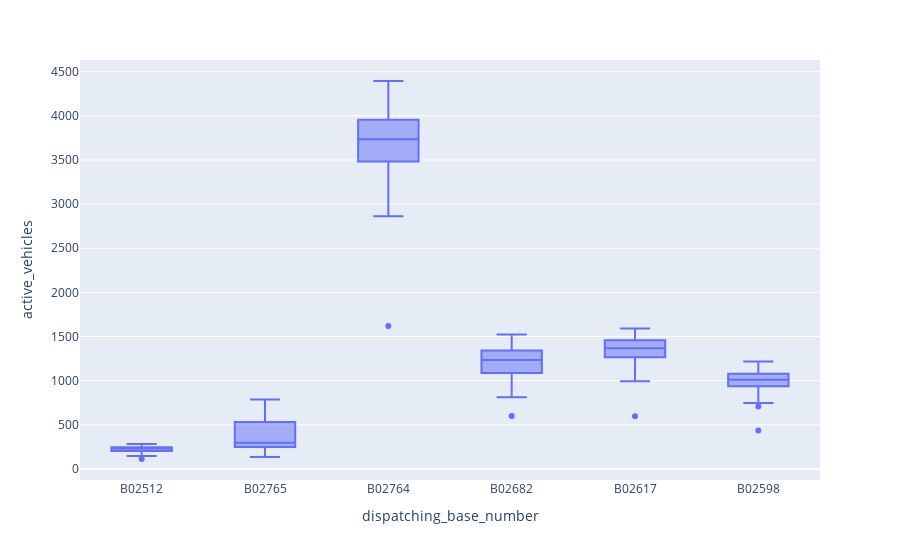

The notebook cell this image was saved under:
### Code cell
px.box(x='dispatching_base_number' , y='active_vehicles' , data_frame=uber_foil)

### Figure 1 — Plotly figure (JSON) as saved in the notebook; plotly's stock layout.template omitted (floating-point values rounded to 4 significant figures; data arrays with more than 128 entries replaced by an {"elided": "..."} marker saying what was removed)
{"data": [{"alignmentgroup": "True", "hovertemplate": "dispatching_base_number=%{x}<br>active_vehicles=%{y}<extra></extra>", "legendgroup": "", "marker": {"color": "#636efa"}, "name": "", "notched": false, "offsetgroup": "", "orientation": "v", "showlegend": false, "type": "box", "x": {"elided": "354 str values"}, "x0": " ", "xaxis": "x", "y": {"elided": "354 int values"}, "y0": " ", "yaxis": "y"}], "layout": {"autosize": true, "boxmode": "group", "legend": {"tracegroupgap": 0}, "margin": {"t": 60}, "xaxis": {"anchor": "y", "autorange": true, "domain": [0, 1], "range": [-0.5, 5.5], "title": {"text": "dispatching_base_number"}, "type": "category"}, "yaxis": {"anchor": "x", "autorange": true, "domain": [0, 1], "range": [-125.9, 4633.0], "title": {"text": "active_vehicles"}, "type": "linear"}}}
